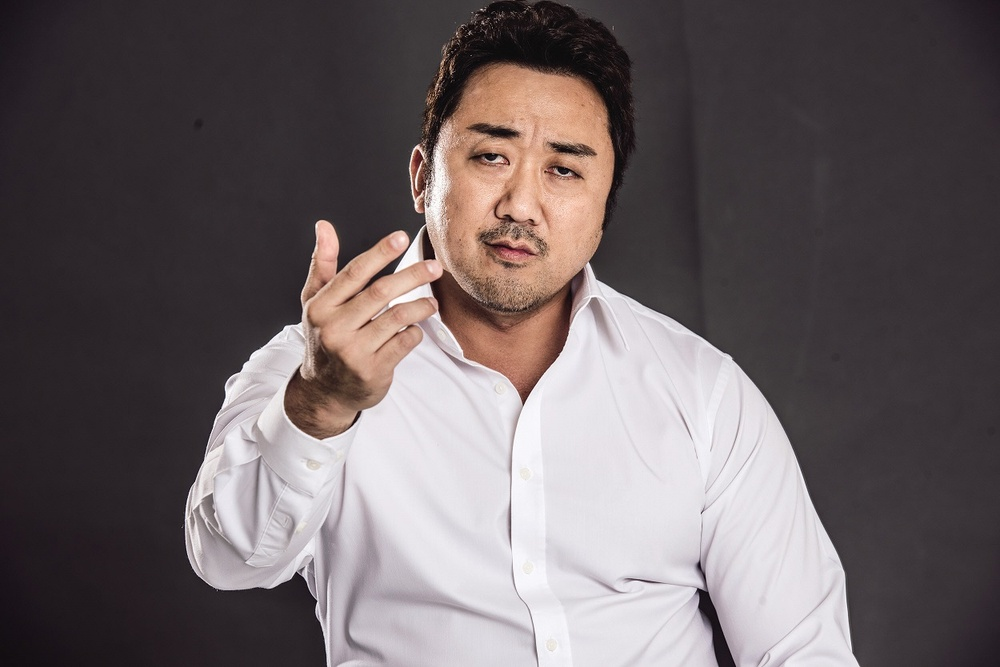
#> input picture CV/Age and Gender Recognition/images/03.jpg, 1000 x 667 px, shrunk from 1250 x 834 before the run, given in place of education-g3ec78ada8_640.jpg, which was not available
$ jupyter execute 04_OpenCV_Image_Processing.ipynb   (shell and % lines are left out)   (text cells are left out)
#> lines starting #> are read from the running program, lines starting #| are printed output that depends on the picture; after the words box and inside, x2 and y2 are one past the last pixel; in counts of white or black regions, pixels touching at a corner belong together; pictures that were not available may be replaced by others from this repository, and a replacement may not be noted
[cell 1]
import numpy as np
import cv2
from google.colab.patches import cv2_imshow
from google.colab import files

import matplotlib.pyplot as plt
plt.style.use('seaborn-white')

[cell 2]
files.upload()
#> the answer given: 03.jpg

[cell 3]
img = cv2.imread('education-g3ec78ada8_640.jpg', 0)
#> img: shape (667, 1000); min 0, max 255, mean 101.4

[cell 4]
img.shape
#> Out = (667, 1000)

[cell 5]
plt.imshow(img,cmap='gray')
plt.show()

[cell 6]
ret, thresh1 = cv2.threshold(img, 128, 255, cv2.THRESH_BINARY)
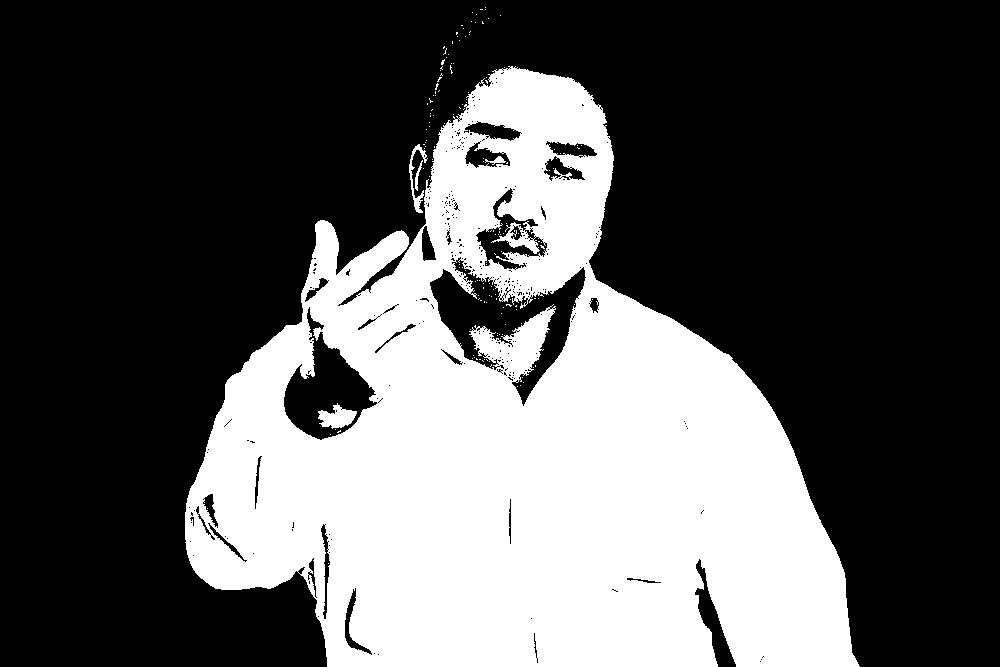
#> thresh1: shape (667, 1000); 33.8% white; 157 white regions (152 under 20 px), largest, box (x1, y1, x2, y2) and area: (185, 66, 860, 667) 223843, (318, 403, 357, 429) 578, (409, 144, 428, 213) 324, (485, 156, 506, 165) 78, (415, 160, 423, 191) 77
ret, thresh2 = cv2.threshold(img, 128, 255, cv2.THRESH_BINARY_INV)
ret, thresh3 = cv2.threshold(img, 128, 255, cv2.THRESH_TRUNC)
ret, thresh4 = cv2.threshold(img, 128, 255, cv2.THRESH_TOZERO)
ret, thresh5 = cv2.threshold(img, 128, 255, cv2.THRESH_TOZERO_INV)

[cell 7]
titles = ['Original', 'BINARY', 'BINARY_INV', 'TRUNC', 'TOZERO', 'TOZERO_INV']
images = [img, thresh1, thresh2, thresh3, thresh4, thresh5]

[cell 8]
plt.figure(figsize=(14,10))
for i in range(6):
  plt.subplot(2,3,i+1)
  plt.imshow(images[i], 'gray')
  plt.title(titles[i])
  plt.xticks([]), plt.yticks([])

[cell 9]
files.upload()
#> the answer given: 04.jpg

[cell 10]
img2 = cv2.imread('snow.jpg', 0)
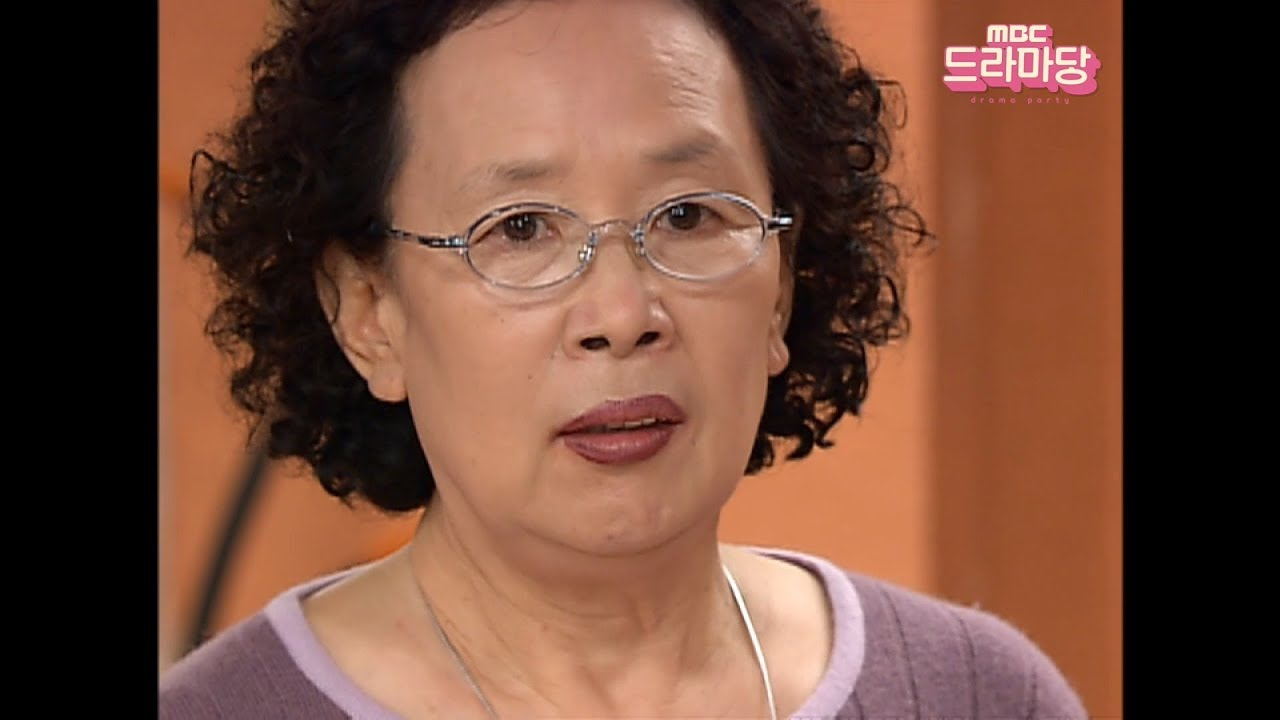
#> input picture CV/Age and Gender Recognition/images/04.jpg, 1280 x 720 px, given in place of snow.jpg, which was not available
#> img2: shape (720, 1280); min 0, max 255, mean 82.6

[cell 11]
img2.shape
#> Out = (720, 1280)

[cell 12]
ret, thresh1 = cv2.threshold(img2, 128, 255, cv2.THRESH_BINARY)
#> thresh1: shape (720, 1280); 30.2% white; 182 white regions (149 under 20 px), largest, box (x1, y1, x2, y2) and area: (340, 5, 791, 545) 129162, (160, 258, 1088, 720) 127830, (820, 0, 924, 191) 7846
ret, thresh2 = cv2.threshold(img2, 128, 255, cv2.THRESH_BINARY_INV)
ret, thresh3 = cv2.threshold(img2, 128, 255, cv2.THRESH_TRUNC)
#> thresh3: shape (720, 1280)
ret, thresh4 = cv2.threshold(img2, 128, 255, cv2.THRESH_TOZERO)
#> thresh4: shape (720, 1280)
ret, thresh5 = cv2.threshold(img2, 128, 255, cv2.THRESH_TOZERO_INV)
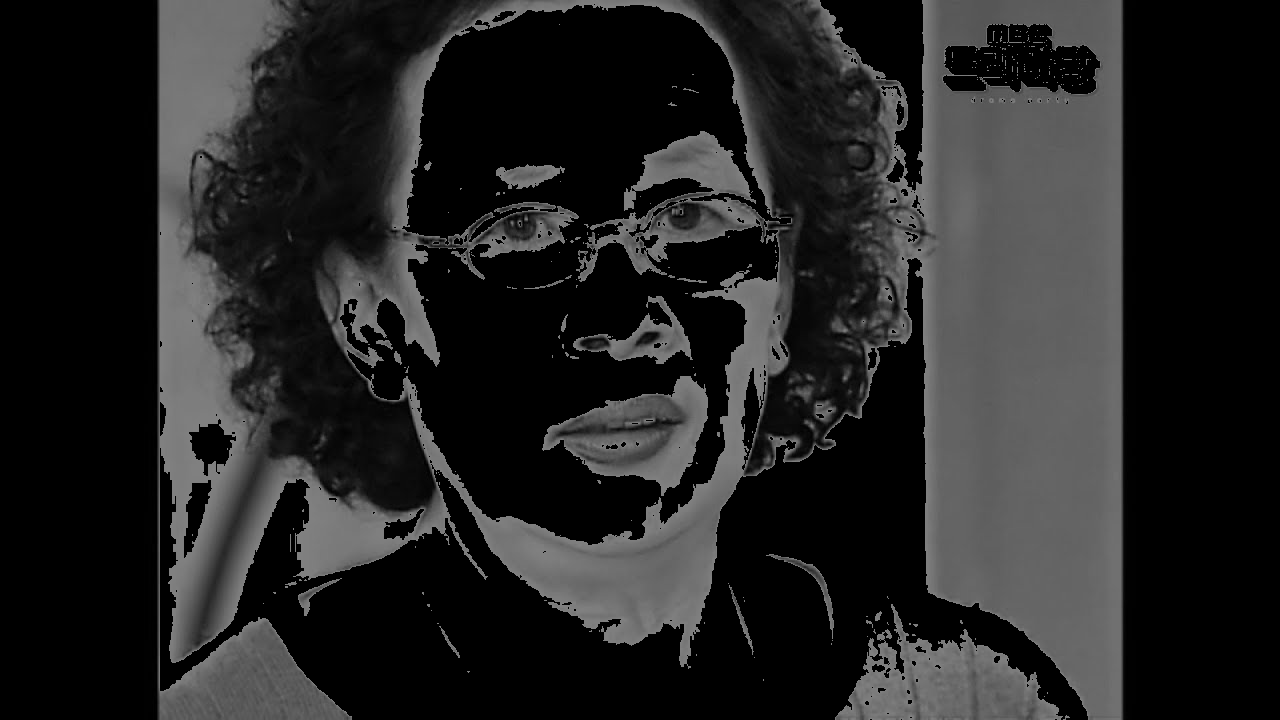
#> thresh5: shape (720, 1280); min 0, max 128, mean 36.1

[cell 13]
titles = ['Original', 'BINARY', 'BINARY_INV', 'TRUNC', 'TOZERO', 'TOZERO_INV']
images = [img2, thresh1, thresh2, thresh3, thresh4, thresh5]

[cell 14]
plt.figure(figsize=(14,10))
for i in range(6):
  plt.subplot(2,3,i+1)
  plt.imshow(images[i], 'gray')
  plt.title(titles[i])
  plt.xticks([]), plt.yticks([])

[cell 15]
img = cv2.imread('education-g3ec78ada8_640.jpg',0)

[cell 16]
ret, th1 = cv2.threshold(img, 128,255,cv2.THRESH_BINARY)

[cell 17]
th2 = cv2.adaptiveThreshold(img, 255,cv2.ADAPTIVE_THRESH_MEAN_C, cv2.THRESH_BINARY, 15,2)
#> th2: shape (667, 1000); 84.3% white; 8122 black regions (7932 under 20 px), largest, box (x1, y1, x2, y2) and area: (173, 0, 868, 667) 32793, (370, 123, 587, 667) 10901, (190, 455, 333, 583) 3998
th3 = cv2.adaptiveThreshold(img, 255,cv2.ADAPTIVE_THRESH_GAUSSIAN_C, cv2.THRESH_BINARY, 15,2)
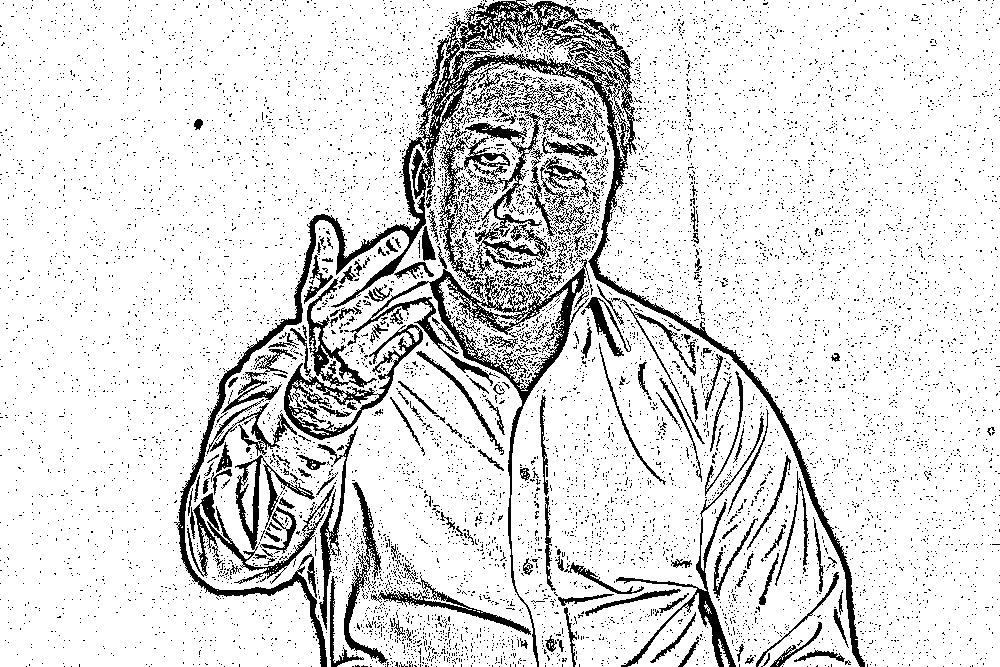
#> th3: shape (667, 1000); 86.9% white; 9082 black regions (8871 under 20 px), largest, box (x1, y1, x2, y2) and area: (174, 0, 865, 667) 22089, (347, 246, 590, 667) 7037, (284, 277, 423, 440) 4322

[cell 18]
titles = ['Original','Global','Mean','Gaussian']
images = [img, th1, th2, th3]

[cell 19]
plt.figure(figsize=(14,10))
for i in range(4):
  plt.subplot(2,2,i+1)
  plt.imshow(images[i], cmap='gray')
  plt.title(titles[i])
  plt.xticks([])
  plt.yticks([])

plt.show()

[cell 20]
files.upload()
#> the answer given: 04.jpg

[cell 21]
img = cv2.imread('noise.jpg',0)

[cell 22]
img.shape
#> Out = (720, 1280)

[cell 23]
ret1, th1 = cv2.threshold(img, 127, 255, cv2.THRESH_BINARY)
#> th1: shape (720, 1280); 31% white; 175 white regions (139 under 20 px), largest, box (x1, y1, x2, y2) and area: (160, 258, 1088, 720) 133694, (340, 3, 791, 546) 131735, (820, 0, 924, 193) 8238
ret2, th2 = cv2.threshold(img, 0, 255, cv2.THRESH_BINARY + cv2.THRESH_OTSU)
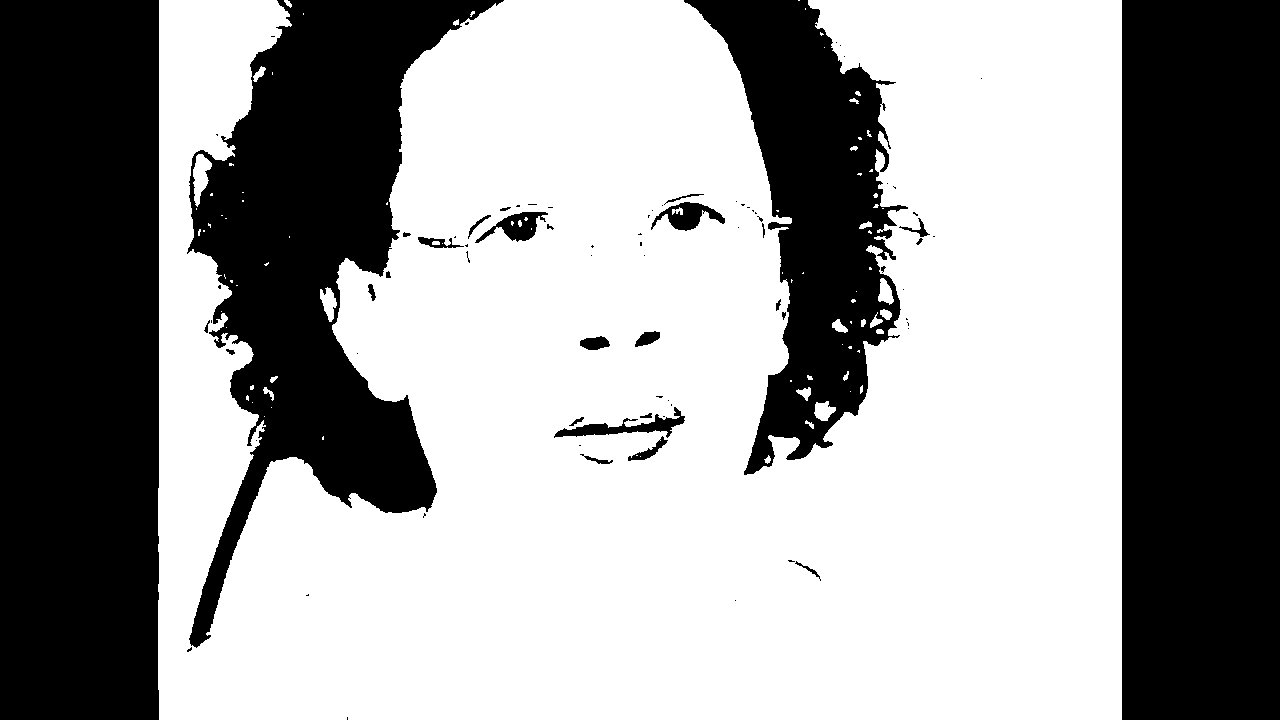
#> th2: shape (720, 1280); 60.8% white; 81 black regions (52 under 20 px), largest, box (x1, y1, x2, y2) and area: (0, 0, 159, 720) 114326, (1122, 0, 1280, 720) 113760, (187, 0, 504, 648) 80811
#> ret2 = 69
blur = cv2.GaussianBlur(img,(5,5),0)
ret3, th3 = cv2.threshold(img, 0, 255,cv2.THRESH_BINARY + cv2.THRESH_OTSU)
#> ret3 = 69

[cell 24]
images = [img, 0 , th1,img, 0, th2, blur, 0, th3]
titles = [ 'Original Image', 'Histogram', 'Global Thresholding', 'Original Image', 'Histogram', 'Otsu\'s Thresholding', 'Gaussian filtered Image', 'Histogram', 'Otsu\'s Thresholding']

[cell 25]
plt.figure(figsize=(14,10))
for i in range(3):
  plt.subplot(3, 3, i*3+1)
  plt.imshow(images[i*3], cmap='gray')
  plt.title(titles[i*3])
  plt.xticks([]), plt.yticks([])

  plt.subplot(3, 3, i*3+2)
  plt.hist(images[i*3].ravel(), 256)
  plt.title(titles[i*3+1])
  plt.xticks([]), plt.yticks([])

  plt.subplot(3, 3, i*3+3)
  plt.imshow(images[i*3+2], cmap='gray')
  plt.title(titles[i*3+2])
  plt.xticks([]), plt.yticks([])

plt.show()
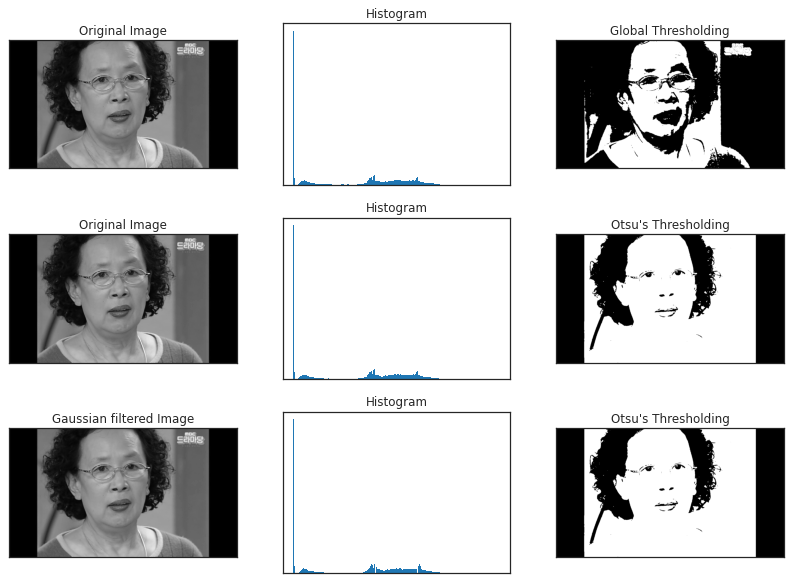
#> figure drawn by matplotlib, 9 panels
